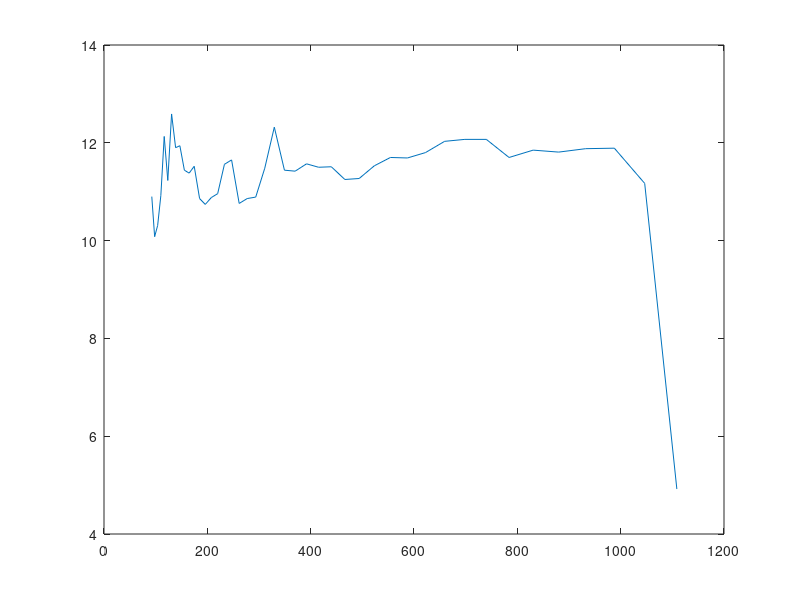

The MATLAB source for this figure:
freqs = [92.50,98.00,103.83,110.00,116.54,123.47,130.81,138.59,146.83,155.56,164.81,174.61,185.00,196.00,207.65,220.00,233.08,246.94,261.63,277.18,293.66,311.13,329.63,349.23,369.99,392.00,415.30,440.00,466.16,493.88,523.25,554.37,587.33,622.25,659.26,698.46,739.99,783.99,830.61,880.00,932.33,987.77,1046.50,1108.73;10.90,10.08,10.31,10.92,12.13,11.23,12.59,11.90,11.94,11.44,11.38,11.52,10.86,10.74,10.88,10.96,11.56,11.65,10.76,10.86,10.89,11.48,12.32,11.44,11.42,11.57,11.50,11.51,11.25,11.27,11.53,11.70,11.69,11.80,12.03,12.07,12.07,11.70,11.85,11.81,11.88,11.89,11.17,4.92];
plot ( freqs(1,:), freqs(2,:)); pause
